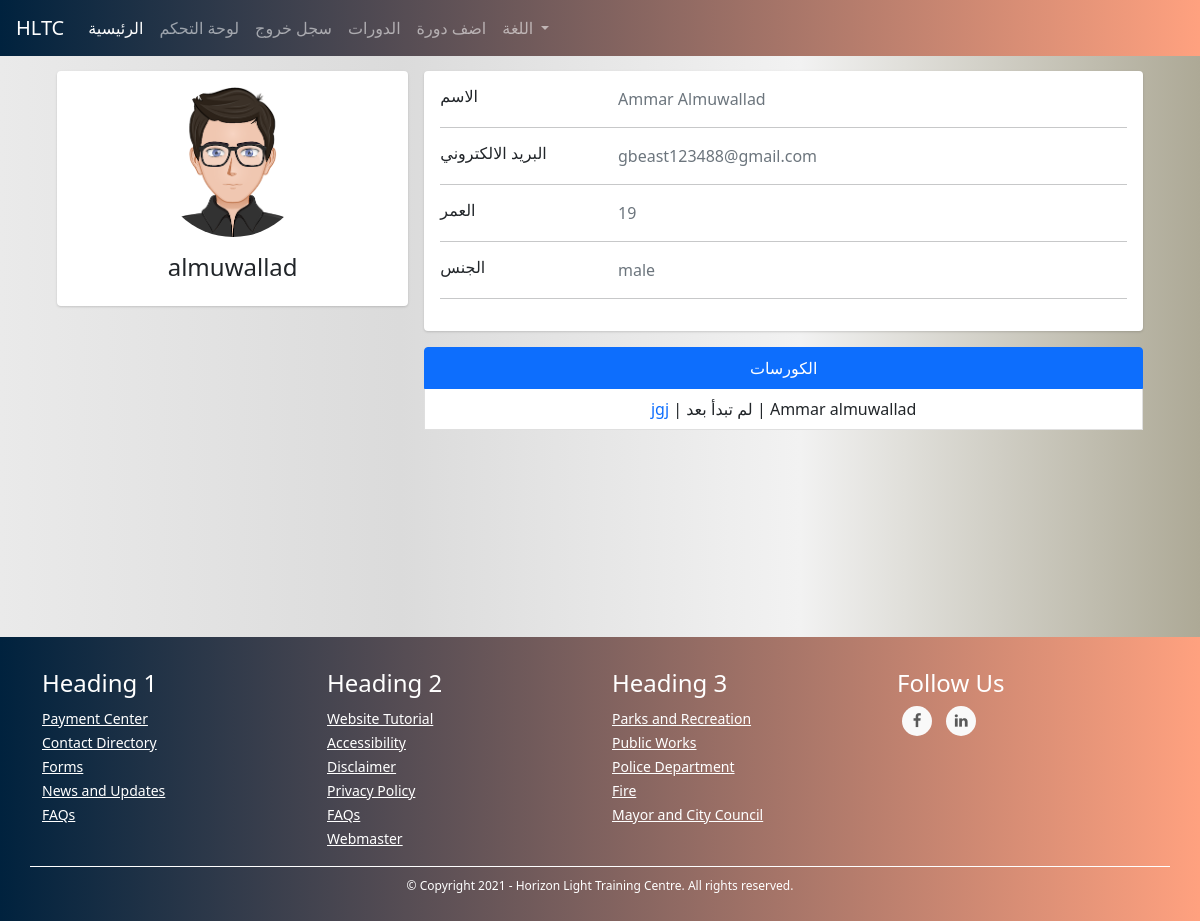
Screenshot of /admins/user/2 (signed in) with the database file from the repository.
### TUTOR/models.py (models this page shows, shortened)
class UserModel(db.Model, UserMixin):
    id = db.Column(db.Integer, primary_key=True)
    first_name = db.Column(db.String(128), nullable=False)
    last_name = db.Column(db.String(128), nullable=False)
    username = db.Column(db.String(20), unique=True, nullable=False)
    email = db.Column(db.String(256), unique=True, nullable=False)
    password = db.Column(db.String(255), nullable=False)
    user_type = db.Column(db.String(30), nullable=False)
    _gender = db.Column(db.Boolean, nullable=False, default=True)
    email_confirmation_code = db.Column(db.String(5), nullable=True)
    is_confirmed = db.Column(db.Boolean, nullable=False, default=False)
    creation_date = db.Column(db.DateTime, nullable=False, default=datetime.utcnow)
    admin_data_model = db.relationship('AdminDataModel', backref='user', uselist=False)
    tutor_data_model = db.relationship('TutorDataModel', backref='user', uselist=False)
    student_data_model = db.relationship('StudentDataModel', backref='user', uselist=False)
    @property
    def full_name(self):
        return self.first_name + " " + self.last_name
    @property
    def gender(self):
        return "male" if self._gender else "female"

class StudentDataModel(db.Model):
    id = db.Column(db.Integer, primary_key=True)
    date_of_birth = db.Column(db.DateTime, nullable=False)
    user_id = db.Column(db.Integer, db.ForeignKey('user_model.id'))
    courses = db.relationship('CourseModel', secondary=courses, lazy='subquery',
        backref=db.backref('students', lazy=True))
    @property
    def age(self):
        return int((datetime.date(datetime.utcnow()) - datetime.date(self.date_of_birth)).days / 365)

class CourseModel(db.Model):
    id = db.Column(db.Integer, primary_key=True)
    name = db.Column(db.String(130), nullable=False)
    description = db.Column(db.String(1000), nullable=False)
    subject = db.Column(db.String(), nullable=False)
    price = db.Column(db.Integer, nullable=False)
    min_students = db.Column(db.Integer, nullable=False)
    max_students = db.Column(db.Integer, nullable=False)
    currency = db.Column(db.String(3), nullable=False)
    began = db.Column(db.Boolean, nullable=False, default=False)
    ended = db.Column(db.Boolean, nullable=False, default=False)
    course_type = db.Column(db.Integer, nullable=False) # 1 for start when min number # 2 for start with min and date
    _period = db.Column(db.Integer, nullable=True) # days
    _start_date = db.Column(db.DateTime, nullable=True)
    _end_date = db.Column(db.DateTime, nullable=True)
    links = db.Column(db.String(), nullable=False) # {"zoom": "link", ....}
    weekly_time_table_json  = db.Column(db.String(1000), nullable=False) # {"saturday": {"from": ..., "to": ...}, ...}
    _state = db.Column(db.String(), nullable=False, default=json.dumps({"state_code": 1, "state_string": "لم تبدأ بعد", "allowed_actions": ["join", "view", "start", "cancel"]})) # {"state_code": 2, "state_string": "قائم", "allowed_actions": ["view", "end"]} {"state_code": 3, "state_string": "انتهى", "allowed_actions": ["delete"]} {"state_code": 4, "state_string": "ملغي", "allowed_actions": ["delete"]}
    number_of_students_paid = db.Column(db.Integer, nullable=False, default=0)
    have_sent_first_payment_emails = db.Column(db.Boolean, nullable=False, default=False)
    created_by_admin = db.Column(db.Boolean, nullable=False)
    creation_date = db.Column(db.DateTime, nullable=False, default=datetime.utcnow)
    payment_model = db.relationship('PaymentModel', backref='course', uselist=False)
    tutor_data_model_id = db.Column(db.Integer, db.ForeignKey('tutor_data_model.id'),
        nullable=False)
    @property
    def state(self): # hold the course's state for example (is it runnung or hasn't began yet...) this helps with determaning what to do with the couse next for example (if it's running we should look into if it should end)
        return json.loads(self._state)
    def start(self):
        self.began = True
        self._state = json.dumps({"state_code": 2, "state_string": "قائم", "allowed_actions": ["view", "end"]})
        if self.course_type == 1:
            now = datetime.date(datetime.utcnow())
            self._start_date = now
            self._end_date = now + timedelta(days=self.period)
        db.session.commit()
        for sdm in self.students: # the paymetn is when a student joins not when the course begins bcz the course wont begin if students didn't pay
            send_student_course_start_email(sdm.user, self)
        send_tutor_course_start_email(self.tutor.user, self)
        return True
    def end(self):
        self.ended = True
        self._state = json.dumps({"state_code": 3, "state_string": "انتهى", "allowed_actions": ["delete"]})
        db.session.commit()
        for sdm in self.students:
            send_student_course_ended_email(sdm.user, self)
        send_tutor_course_ended_email(self.tutor.user, self)
        return True
    def cancel(self):
        self._state = json.dumps({"state_code": 4, "state_string": "ملغي", "allowed_actions": ["delete"]})
        db.session.commit()
        self.payment_model.refund_all()
        for sdm in self.students:
            send_student_course_canceled_email(sdm.user, self)
        send_tutor_course_canceled_email(self.tutor.user, self)

### TUTOR/ADMINISTRATION/routes.py (the view)
@admins_blueprint.route("/admins/user/<user_id>", methods=["GET"])
@login_required(ADMIN_TYPES)
def user_detailed_view(user_id): # admin only
    user = UserModel.query.get(user_id)
    user_type = user.user_type
    if user_type == "tutor":
        return render_template("admins/users/new_tutor.html", user=user)
    elif user_type == "student":
        return render_template("admins/users/new_student.html", user=user)
    elif user_type in ADMIN_TYPES:
        return render_template("admins/users/new_admin.html", user=user)

### TUTOR/ADMINISTRATION/routes.py (called while the page is built)
@admins_blueprint.context_processor
def utility_processor():
    return dict(get_language_text=LngObj.get_language_text, get_current_page_language_list=LngObj.get_current_page_language_list, languages=LANGUAGES, admin_types=ADMIN_TYPES, settings=SiteSettingsModel.instance())

### TUTOR/models.py (called while the page is built)
@login_manager.user_loader
def load_user(user_id):
    return UserModel.query.get(int(user_id))

    @classmethod
    def instance(cls):
        return cls.query.get(1)

### TUTOR/utils/utils.py (called while the page is built)
def login_required(roles=[]):
	def wrapper(fn):
		@wraps(fn)
		def decorated_view(*args, **kwargs):
			if request.method in EXEMPT_METHODS:
				return fn(*args, **kwargs)
			elif current_app.login_manager._login_disabled:
				return fn(*args, **kwargs)
			elif not current_user.is_authenticated:
				return current_app.login_manager.unauthorized()
			role = current_user.user_type
			if ( (role not in roles) and (roles != []) ):
				return current_app.login_manager.unauthorized()
			return fn(*args, **kwargs)
		return decorated_view
	return wrapper

### TUTOR/templates/admins/users/new_student.html (shortened to what this page needs)
{% extends "template.html" %}
{% block content %}
<link rel="stylesheet" href="{{ url_for('static', filename='css/students/profile.css') }}">
<div class="container">
    <div class="main-body">
          <div class="row gutters-sm">
            <div class="col-md-4 mb-3">
              <div class="card">
                <div class="card-body">
                  <div class="d-flex flex-column align-items-center text-center">
                    {% if user._gender  %}
                    <img src="{{ url_for('static', filename='images/male_student.png') }}" alt="Admin" class="rounded-circle" width="150">
                    {% else %}
                    <img src="{{ url_for('static', filename='images/female_student.png') }}" alt="Admin" class="rounded-circle" width="150">
                    {% endif %}
                    <div class="mt-3">
                      <h4>{{ user.username }}</h4>
                    </div>
                  </div>
                </div>
              </div>
            </div>
            <div class="col-md-8">
              <div class="card mb-3">
                <div class="card-body">
                  <div class="row">
                    <div class="col-sm-3">
                      <h6 class="mb-0">الاسم</h6>
                    </div>
                    <div class="col-sm-9 text-secondary">
                      {{ user.full_name }}
                    </div>
                  </div>
                  <hr>
                  <div class="row">
                    <div class="col-sm-3">
                      <h6 class="mb-0">البريد الالكتروني</h6>
                    </div>
                    <div class="col-sm-9 text-secondary">
                      {{ user.email }}
                    </div>
                  </div>
                  <hr>
                  <div class="row">
                    <div class="col-sm-3">
                      <h6 class="mb-0">العمر</h6>
                    </div>
                    <div class="col-sm-9 text-secondary">
                      {{ user.student_data_model.age }}
                    </div>
                  </div>
                  <hr>
                  <div class="row">
                    <div class="col-sm-3">
                      <h6 class="mb-0">الجنس</h6>
                    </div>
                    <div class="col-sm-9 text-secondary">
                      {{ user.gender }}
                    </div>
                  </div>
                  <hr>
                </div>
              </div>
            <div class="row gutters-sm">
                <div class="col-sm-12 mb-6">
                    <ul class="list-group">
                        <li class="list-group-item active" aria-current="true"><center>الكورسات</center></li>
                        {% for course in user.student_data_model.courses %}
                        <center><li class="list-group-item"><a href="{{ url_for('courses_blueprint.course', course_id=course.id) }}">{{ course.name }}</a> | {{ course.state.state_string }} | {{ course.tutor.user.full_name }}</li></center>
                        {% endfor %}
                      </ul>
                </div>
              </div>
            </div>
          </div>
        </div>
    </div>
    <br><br><br><br><br><br><br><br>
{% endblock %}

### TUTOR/static/css/global.css (style rules this page uses)
body { background: #ADA996; background: -webkit-linear-gradient(to right, #EAEAEA, #DBDBDB, #F2F2F2, #ADA996); background: linear-gradient(to right, #EAEAEA, #DBDBDB, #F2F2F2, #ADA996); }

### TUTOR/static/css/students/profile.css (style rules this page uses)
.main-body { padding: 15px; }
.card { box-shadow: 0 1px 3px 0 rgba(0,0,0,.1), 0 1px 2px 0 rgba(0,0,0,.06); }
.card { position: relative; display: flex; flex-direction: column; min-width: 0; word-wrap: break-word; background-color: #fff; background-clip: border-box; border: 0 solid rgba(0,0,0,.125); border-radius: .25rem; }
.card-body { flex: 1 1 auto; min-height: 1px; padding: 1rem; }
.gutters-sm { margin-right: -8px; margin-left: -8px; }
.gutters-sm>.col, .gutters-sm>[class*=col-] { padding-right: 8px; padding-left: 8px; }
.mb-3, .my-3 { margin-bottom: 1rem!important; }

### rows the page displays
UserModel: username "almuwallad", full_name "Ammar Almuwallad", email "gbeast123488@gmail.com", gender "male"
StudentDataModel: student_data_model.age "19"
CourseModel: name "jgj", state.state_string "لم تبدأ بعد", tutor.user.full_name "Ammar almuwallad"
